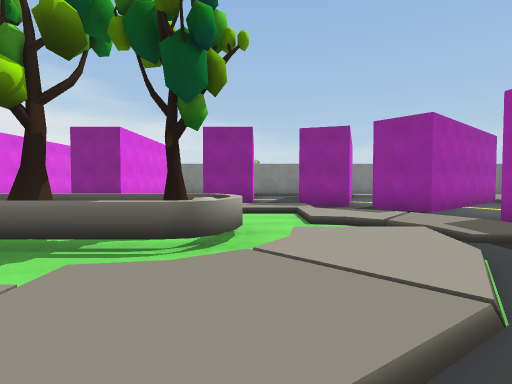
View 1 (above)

23 first-person views from a walk through a scene from a Unity 3-D project. The camera is 1.5 m above the floor, tilts 2° down and sees 80° across. The floor is counted in squares, 2 m on a side. Each view is taken from the middle of a square. On the plan, view 1 faces up. The plan holds only what a view shows up to about 10 squares ahead; the rest is blank. The place goes on beyond the plan. Some surface patterns are stand-ins.

View 2
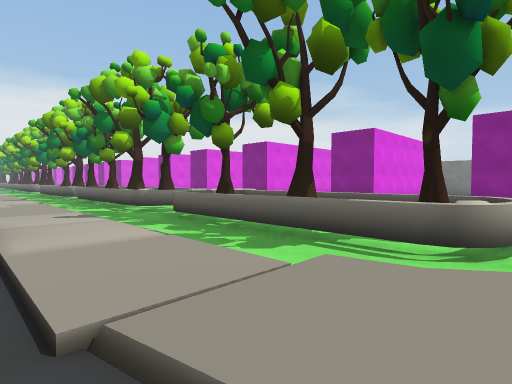

View 3
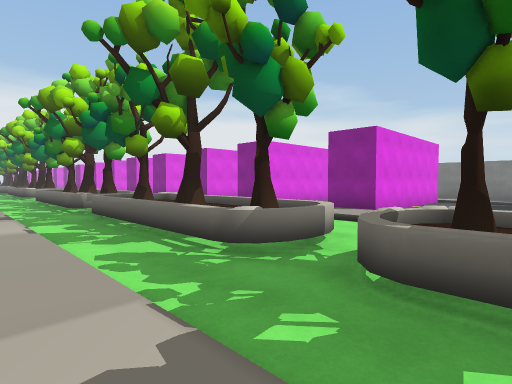

View 4
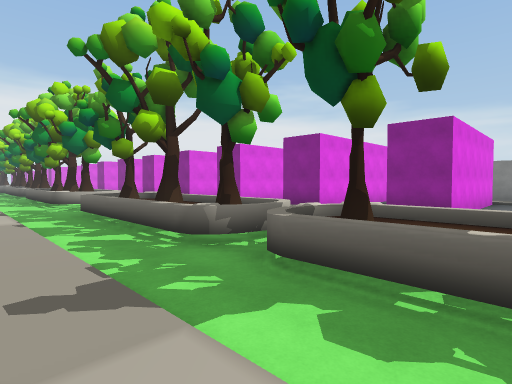

View 5
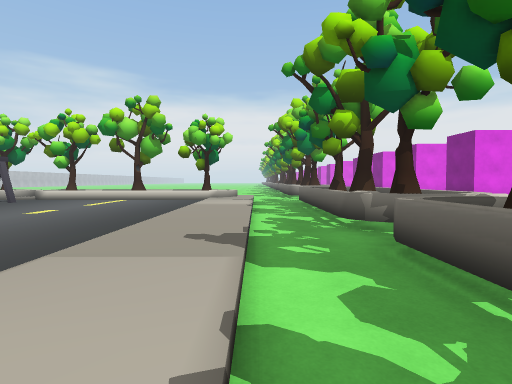

View 6
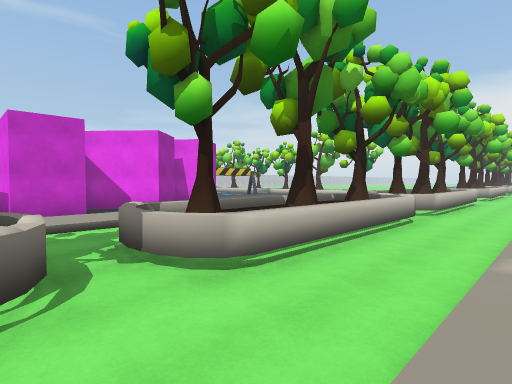

View 7
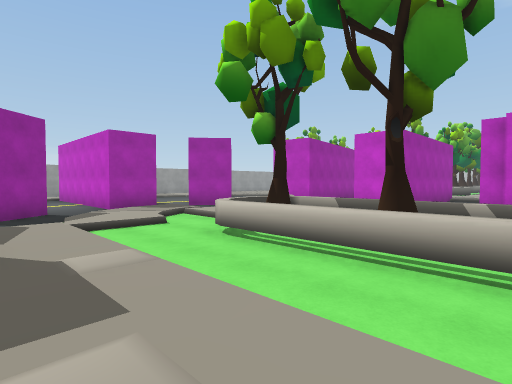

View 8
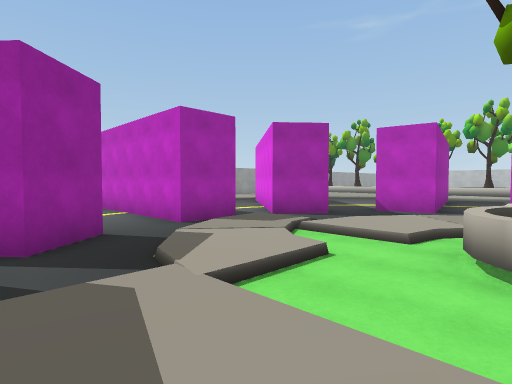

View 9
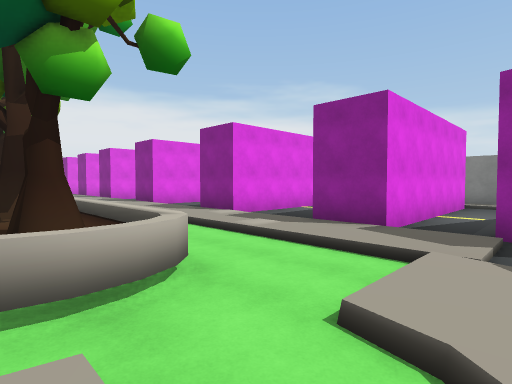

View 10
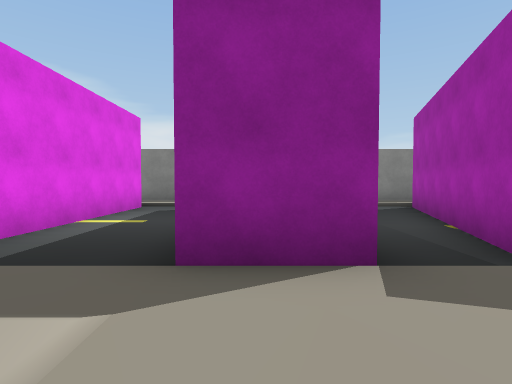

View 11
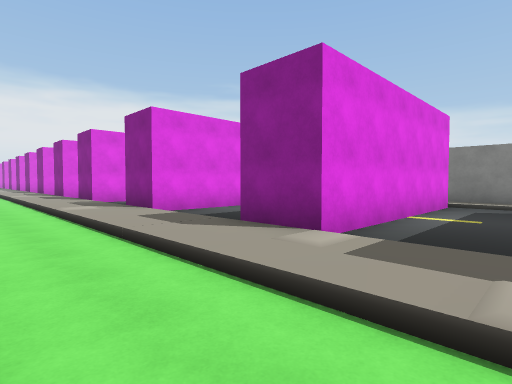

View 12
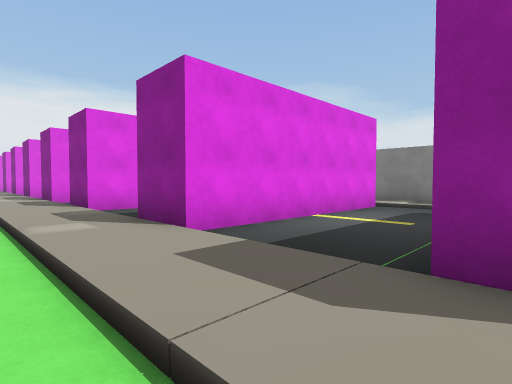

View 13
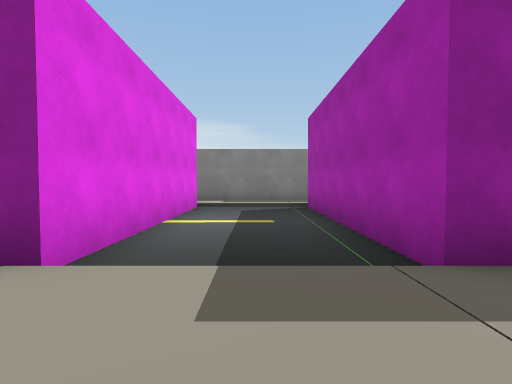

View 14
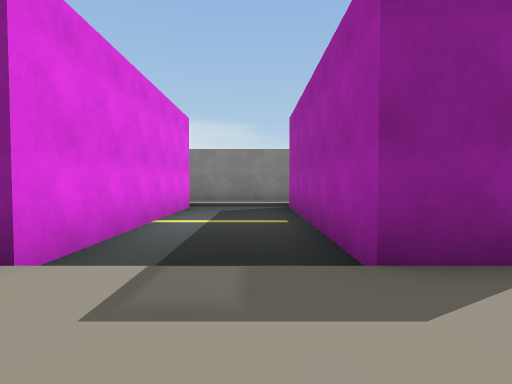

View 15
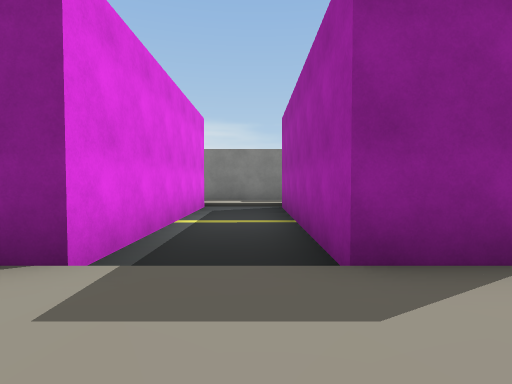

View 16
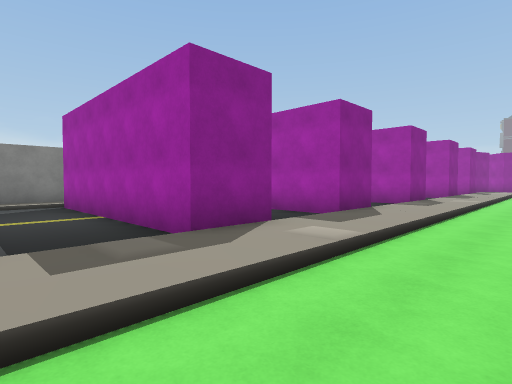

View 17
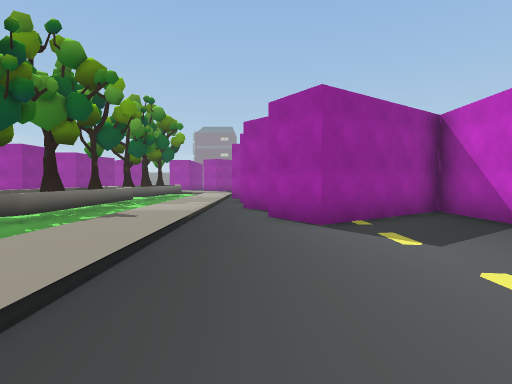

View 18
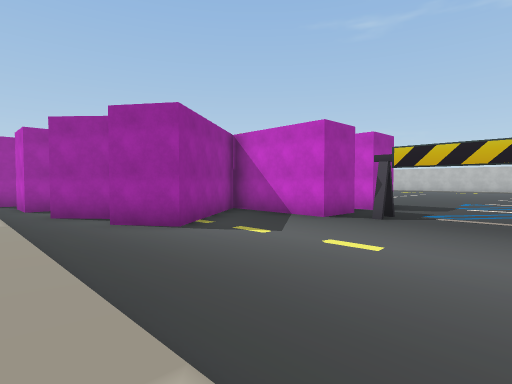

View 19
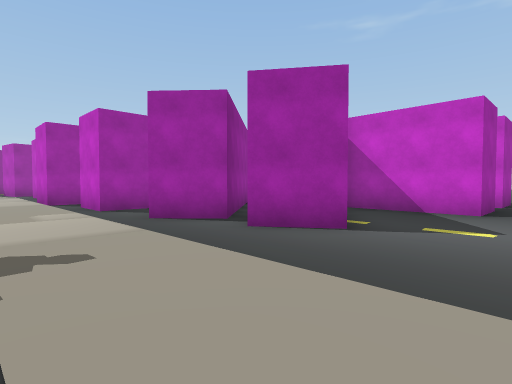

View 20
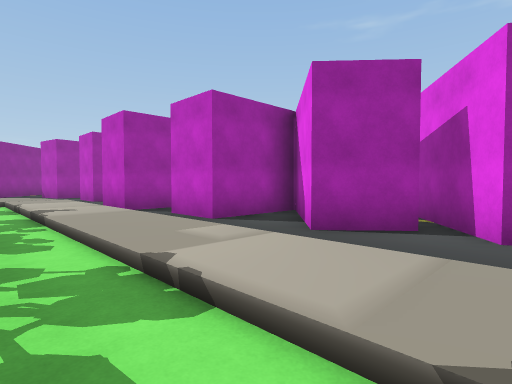

View 21
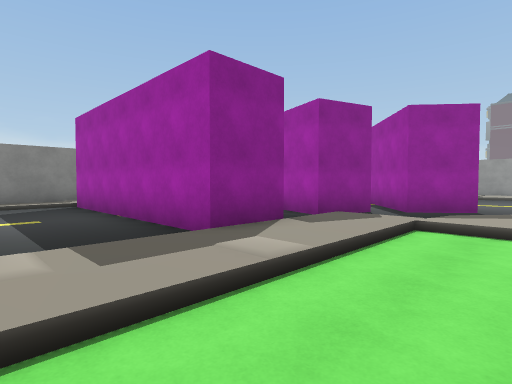

View 22
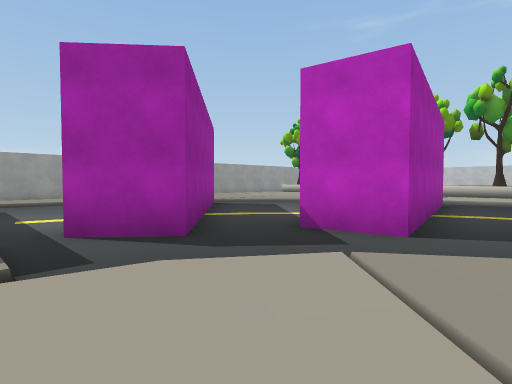

View 23
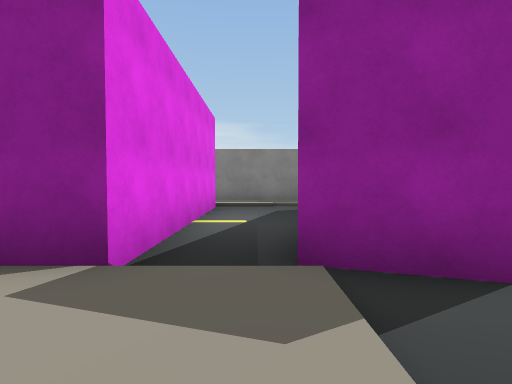

### Floor plan
Key: @ floor where view 1 was taken; # wall or solid block; . main floor; : floor 0.25 m higher than the main floor; / step, stairs or slope; T tree.
Columns run from 20 left of view 1 to 12 right of it. Each row starts with its distance up from view 1.
 17  ########################
 16  :::::::::::::/:::::::::
 15  .##..##..##...##..##..#
 14  .##..##..##...##..##..#
 13  .##..##..##...##..##..#
 12  .##..##..##...##..##.##
 11 ..##..##..##...##..##.#
 10 ..##..##..##...##..##.##.###
  9 ///////////////////////.###.
  8 ::::::::::::::/:::::::..##...
  7 ...................../:/.....
  6 ...................../:/.....
  5 TTTTTT.TTTTTT.TTTTTT../:/#####
  4 TTTTTT.TTTTTT.TTTTTT.:::/.
  3 ..................../:/.#......::
  2 ///////////////////::/..##..../::
  1  :::::::::::::::::/://...##
  0 ...............##...@.##..##
 -1 .........##.##.##  #..# ...##
 -2 .......####.##     # .# ....#
 -3 .......######        .#  ...
 -4 ........####         .#
 -5 .........###         .#
 -6 # ..######           ./
 -7   ...#               ./
 -8   ....               ::
 -9   ....#
-10   ...
-11   ..

Positions as (right, up) in squares from view 1, and headings:
1: (0, 0), facing up
2: (0, 0), facing up-left
3: (-5, 1), facing up-left
4: (-11, 1), facing up-left
5: (-10, 2), facing left
6: (-6, 8), facing down-left
7: (-5, 9), facing down-right
8: (-1, 9), facing down-right
9: (2, 4), facing up-left
10: (-1, 7), facing up
11: (-2, 6), facing up-left
12: (-5, 7), facing up-left
13: (-7, 7), facing up
14: (-11, 7), facing up
15: (-15, 7), facing up
16: (-20, 6), facing up-right
17: (-19, -1), facing right
18: (-19, 1), facing down-right
19: (-16, 2), facing down-right
20: (-13, 3), facing down-right
21: (-4, 6), facing up-right
22: (0, 4), facing down-right
23: (1, 7), facing up
